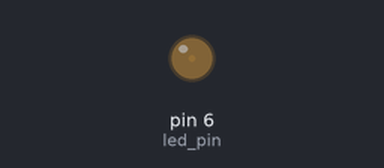
The sketch below on a simulated Arduino Uno, built with avr-gcc and run on an emulated ATmega328P. On the bench: output pins drawn as LEDs (lit = HIGH).

Above: at 0.05 s.
At 2.0 s:
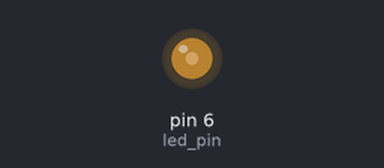
At 3.0 s:
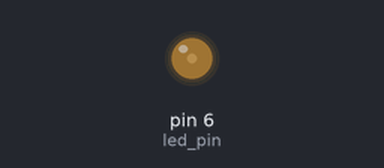
Timing chart, 0 to 5.2 s (numbered marks = the images above):
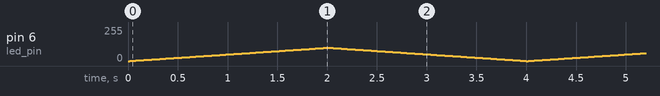

The sketch:

PWM.ino
```cpp
//Initializing LED Pin
int led_pin = 6;
void setup() {
  //Declaring LED pin as output
  pinMode(led_pin, OUTPUT);
}
void loop() {
  //Fading the LED
  for(int i=0; i<100; i++){
    analogWrite(led_pin, i);
    delay(20);
  }
  for(int i=100; i>0; i--){
    analogWrite(led_pin, i);
    delay(20);
  }
}
```
